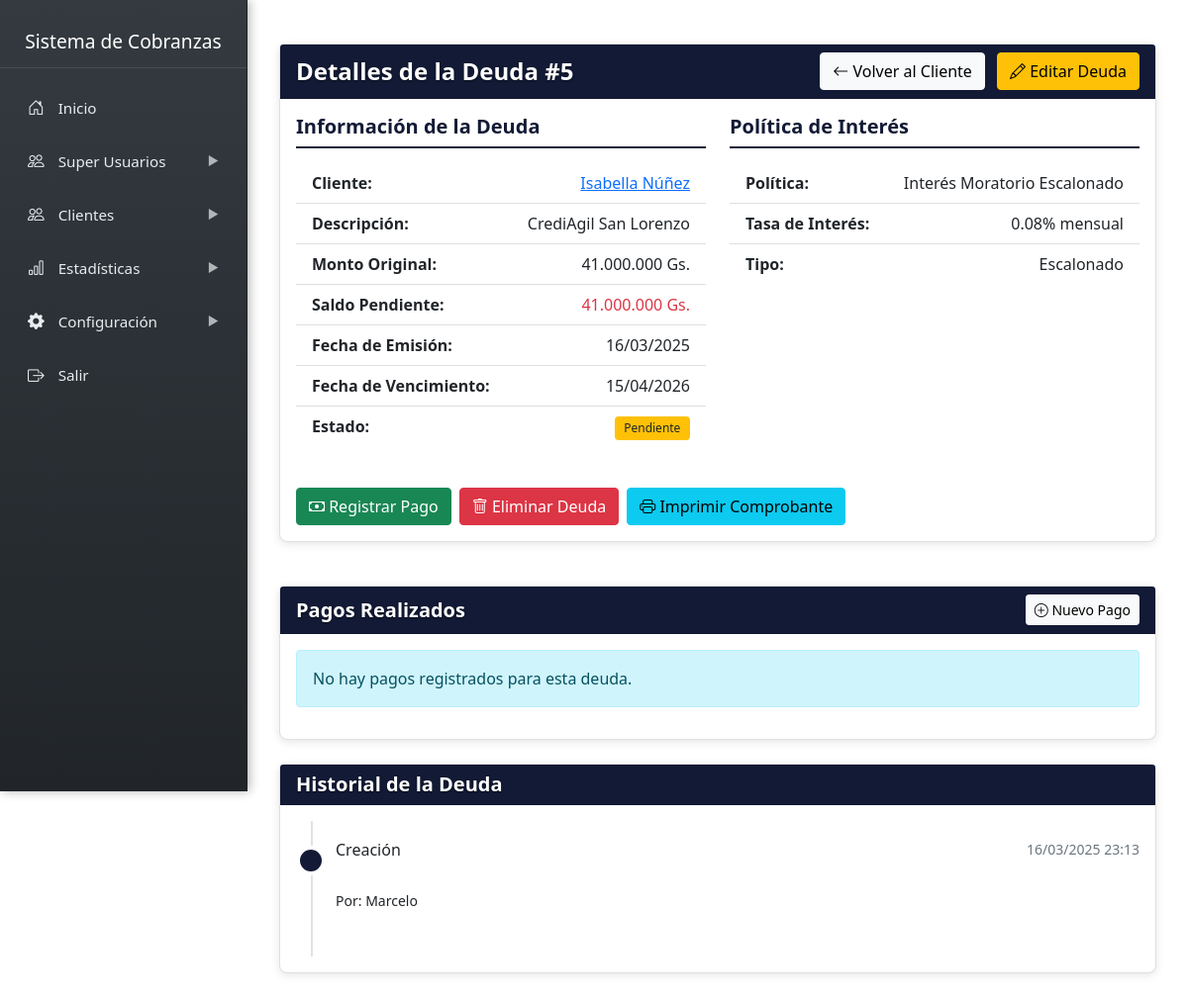
The page /gestor/sidebar/clientes/deudas/ver_deuda.php?id=5 on the database its author committed.
### tables this page shows
CREATE TABLE `deudas` (
  `id` int NOT NULL,
  `cliente_id` int NOT NULL,
  `politica_interes_id` int NOT NULL,
  `notas` text,
  `monto` decimal(12,2) NOT NULL,
  `cuotas` int NOT NULL DEFAULT '1',
  `fecha_emision` date NOT NULL,
  `saldo_pendiente` decimal(12,2) NOT NULL,
  `descripcion` text,
  `fecha_vencimiento` date NOT NULL,
  `estado` enum('pendiente','pagado','vencido','cancelado') DEFAULT 'pendiente',
  `created_at` timestamp NULL DEFAULT CURRENT_TIMESTAMP,
  `monto_cuota` decimal(12,2) GENERATED ALWAYS AS ((`monto` / `cuotas`)) STORED
);

CREATE TABLE `clientes` (
  `id` int NOT NULL,
  `nombre` varchar(200) NOT NULL,
  `identificacion` varchar(20) DEFAULT NULL,
  `direccion` text,
  `ubicacion_link` text,
  `telefono` varchar(20) DEFAULT NULL,
  `email` varchar(100) DEFAULT NULL,
  `created_at` timestamp NULL DEFAULT CURRENT_TIMESTAMP,
  `imagen` varchar(255) NOT NULL DEFAULT 'default.png',
  `password` varchar(255) DEFAULT NULL
);

CREATE TABLE `politicas_interes` (
  `id` int NOT NULL,
  `nombre` varchar(100) NOT NULL,
  `tipo` enum('simple','compuesto','escalonado') NOT NULL,
  `periodo` enum('diario','mensual','anual') NOT NULL DEFAULT 'mensual',
  `tasa` decimal(5,2) NOT NULL,
  `tasa_escalonada_json` JSON DEFAULT NULL,
  `penalizacion_fija` decimal(12,2) DEFAULT NULL,
  `dias_penalizacion` int DEFAULT NULL,
  `fecha_inicio` date NOT NULL,
  `fecha_fin` date DEFAULT NULL,
  `activa` tinyint(1) DEFAULT '1',
  `created_at` timestamp NULL DEFAULT CURRENT_TIMESTAMP
);

CREATE TABLE `historial_deudas` (
  `id` int NOT NULL,
  `deuda_id` int NOT NULL,
  `usuario_id` int NOT NULL,
  `accion` varchar(50) NOT NULL,
  `detalle` text,
  `created_at` timestamp NULL DEFAULT CURRENT_TIMESTAMP
);

CREATE TABLE `usuarios` (
  `id` int NOT NULL,
  `rol_id` int NOT NULL,
  `nombre` varchar(100) NOT NULL,
  `email` varchar(100) NOT NULL,
  `password` varchar(255) NOT NULL,
  `activo` tinyint(1) DEFAULT '1',
  `created_at` timestamp NULL DEFAULT CURRENT_TIMESTAMP,
  `imagen` varchar(255) NOT NULL DEFAULT 'default.png',
  `last_activity` datetime DEFAULT CURRENT_TIMESTAMP
);

### gestor/sidebar/clientes/deudas/ver_deuda.php (the view, shortened to what this page needs)
<?php include '../../../../admin/include/sidebar.php'; ?>
<?php
require_once '../../cnx.php';
$deuda_id = $_GET['id'];
$query = "SELECT d.*, c.nombre as cliente_nombre, c.id as cliente_id,
          p.nombre as politica_nombre, p.tasa, p.tipo as politica_tipo
          FROM deudas d
          JOIN clientes c ON d.cliente_id = c.id
          JOIN politicas_interes p ON d.politica_interes_id = p.id
          WHERE d.id = ?";
$stmt = $conn->prepare($query);
$stmt->bind_param("i", $deuda_id);
$stmt->execute();
$result = $stmt->get_result();
$deuda = $result->fetch_assoc();
$query_pagos = "SELECT * FROM pagos WHERE deuda_id = ? ORDER BY fecha_pago DESC";
$stmt_pagos = $conn->prepare($query_pagos);
$stmt_pagos->bind_param("i", $deuda_id);
$stmt_pagos->execute();
$result_pagos = $stmt_pagos->get_result();
$query_historial = "SELECT h.*, u.nombre as usuario_nombre
                   FROM historial_deudas h
                   LEFT JOIN usuarios u ON h.usuario_id = u.id
                   WHERE h.deuda_id = ?
                   ORDER BY h.created_at DESC";
$stmt_historial = $conn->prepare($query_historial);
$stmt_historial->bind_param("i", $deuda_id);
$stmt_historial->execute();
$result_historial = $stmt_historial->get_result();
function formatMoney($amount) {
    return number_format($amount, 0, ',', '.') . ' Gs.';
}
?>
<div class="content-wrapper">
    <div class="container mt-4">
        <div class="row">
            <div class="col-md-12 mb-4">
                <div class="card">
                    <div class="card-header bg-custom text-white d-flex justify-content-between align-items-center">
                        <h4 class="mb-0">Detalles de la Deuda #<?php echo $deuda_id; ?></h4>
                        <div>
                            <a href="../cliente_datos.php?id=<?php echo $deuda['cliente_id']; ?>" class="btn btn-light me-2">
                                <i class="bi bi-arrow-left"></i> Volver al Cliente
                            </a>
                            <a href="editar_deuda.php?id=<?php echo $deuda_id; ?>" class="btn btn-warning">
                                <i class="bi bi-pencil"></i> Editar Deuda
                            </a>
                        </div>
                    </div>
                    <div class="card-body">
                        <div class="row">
                            <div class="col-md-6">
                                <h5 class="info-section-title">Información de la Deuda</h5>
                                <ul class="list-group mb-4">
                                    <li class="list-group-item d-flex justify-content-between">
                                        <strong>Cliente:</strong>
                                        <a href="../cliente_datos.php?id=<?php echo $deuda['cliente_id']; ?>">
                                            <?php echo htmlspecialchars($deuda['cliente_nombre']); ?>
                                        </a>
                                    </li>
                                    <li class="list-group-item d-flex justify-content-between">
                                        <strong>Descripción:</strong>
                                        <span><?php echo htmlspecialchars($deuda['descripcion']); ?></span>
                                    </li>
                                    <li class="list-group-item d-flex justify-content-between">
                                        <strong>Monto Original:</strong>
                                        <span><?php echo formatMoney($deuda['monto']); ?></span>
                                    </li>
                                    <li class="list-group-item d-flex justify-content-between">
                                        <strong>Saldo Pendiente:</strong>
                                        <span class="<?php echo ($deuda['estado'] == 'pagado') ? 'text-success' : 'text-danger'; ?>">
                                            <?php echo formatMoney($deuda['saldo_pendiente']); ?>
                                        </span>
                                    </li>
                                    <li class="list-group-item d-flex justify-content-between">
                                        <strong>Fecha de Emisión:</strong>
                                        <span><?php echo date('d/m/Y', strtotime($deuda['fecha_emision'])); ?></span>
                                    </li>
                                    <li class="list-group-item d-flex justify-content-between">
                                        <strong>Fecha de Vencimiento:</strong>
                                        <span><?php echo date('d/m/Y', strtotime($deuda['fecha_vencimiento'])); ?></span>
                                    </li>
                                    <li class="list-group-item d-flex justify-content-between">
                                        <strong>Estado:</strong>
                                        <span>
                                            <?php if($deuda['estado'] == 'pendiente'): ?>
                                                <span class="badge bg-warning text-dark">Pendiente</span>
                                            <?php elseif($deuda['estado'] == 'pagado'): ?>
                                                <span class="badge bg-success">Pagado</span>
                                            <?php elseif($deuda['estado'] == 'vencido'): ?>
                                                <span class="badge bg-danger">Vencido</span>
                                            <?php endif; ?>
                                        </span>
                                    </li>
                                </ul>
                            </div>
                            <div class="col-md-6">
                                <h5 class="info-section-title">Política de Interés</h5>
                                <ul class="list-group mb-4">
                                    <li class="list-group-item d-flex justify-content-between">
                                        <strong>Política:</strong>
                                        <span><?php echo htmlspecialchars($deuda['politica_nombre']); ?></span>
                                    </li>
                                    <li class="list-group-item d-flex justify-content-between">
                                        <strong>Tasa de Interés:</strong>
                                        <span><?php echo $deuda['tasa']; ?>% mensual</span>
                                    </li>
                                    <li class="list-group-item d-flex justify-content-between">
                                        <strong>Tipo:</strong>
                                        <span><?php echo ucfirst(htmlspecialchars($deuda['politica_tipo'])); ?></span>
                                    </li>
                                </ul>
                            </div>
                        </div>
                        <div class="row mt-3">
                            <div class="col-md-12">
                                <div class="d-flex gap-2">
                                    <?php if($deuda['estado'] != 'pagado'): ?>
                                    <a href="registrar_pago.php?deuda_id=<?php echo $deuda_id; ?>" class="btn btn-success">
                                        <i class="bi bi-cash"></i> Registrar Pago
                                    </a>
                                    <?php endif; ?>
                                    <a href="eliminar_deuda.php?id=<?php echo $deuda_id; ?>" class="btn btn-danger" onclick="return confirm('¿Estás seguro de que deseas eliminar esta deuda? Esta acción no se puede deshacer.')">
                                        <i class="bi bi-trash"></i> Eliminar Deuda
                                    </a>
                                    <button type="button" class="btn btn-info" onclick="imprimirComprobante()">
                                        <i class="bi bi-printer"></i> Imprimir Comprobante
                                    </button>
                                </div>
                            </div>
                        </div>
                    </div>
                </div>
            </div>
        </div>
        <div class="card mb-4">
            <div class="card-header bg-custom text-white d-flex justify-content-between align-items-center">
                <h5 class="mb-0">Pagos Realizados</h5>
                <?php if($deuda['estado'] != 'pagado'): ?>
                <a href="registrar_pago.php?deuda_id=<?php echo $deuda_id; ?>" class="btn btn-light btn-sm">
                    <i class="bi bi-plus-circle"></i> Nuevo Pago
                </a>
                <?php endif; ?>
            </div>
            <div class="card-body">
                <?php if($result_pagos->num_rows > 0): ?>
                    <div class="table-responsive">
                        <table class="table table-hover">
                            <thead>
                                <tr>
                                    <th>ID</th>
                                    <th>Fecha</th>
                                    <th>Monto</th>
                                    <th>Método</th>
                                    <th>Comprobante</th>
                                    <th>Acciones</th>
                                </tr>
                            </thead>
                            <tbody>
                                <?php while($pago = $result_pagos->fetch_assoc()): ?>
                                <tr>
                                    <td><?php echo $pago['id']; ?></td>
                                    <td><?php echo date('d/m/Y', strtotime($pago['fecha_pago'])); ?></td>
                                    <td><?php echo formatMoney($pago['monto_pagado']); ?></td>
                                    <td><?php echo htmlspecialchars($pago['metodo_pago']); ?></td>
                                    <td>
                                        <?php if(!empty($pago['comprobante'])): ?>
                                            <a href="#" class="btn btn-sm btn-outline-info" onclick="verComprobante('<?php echo htmlspecialchars($pago['comprobante']); ?>')">
                                                Ver Comprobante
                                            </a>
                                        <?php else: ?>
                                            <span class="text-muted">Sin comprobante</span>
                                        <?php endif; ?>
                                    </td>
                                    <td>
                                        <div class="btn-group" role="group">
                                            <button class="btn btn-sm btn-danger" onclick="eliminarPago(<?php echo $pago['id']; ?>)">
                                                <i class="bi bi-trash"></i>
                                            </button>
                                        </div>
                                    </td>
                                </tr>
                                <?php endwhile; ?>
                            </tbody>
                        </table>
                    </div>
                <?php else: ?>
                    <div class="alert alert-info">
                        No hay pagos registrados para esta deuda.
                    </div>
                <?php endif; ?>
            </div>
        </div>
        <div class="card mb-4">
            <div class="card-header bg-custom text-white">
                <h5 class="mb-0">Historial de la Deuda</h5>
            </div>
            <div class="card-body">
                <?php if($result_historial->num_rows > 0): ?>
                    <div class="timeline">
                        <?php while($historial = $result_historial->fetch_assoc()): ?>
                            <div class="timeline-item">
                                <div class="timeline-marker"></div>
                                <div class="timeline-content">
                                    <h6 class="timeline-title">
                                        <?php echo ucfirst($historial['accion']); ?>
                                        <small class="text-muted"><?php echo date('d/m/Y H:i', strtotime($historial['created_at'])); ?></small>
                                    </h6>
                                    <p class="timeline-text">
                                        <?php if(!empty($historial['usuario_nombre'])): ?>
                                            <br><small>Por: <?php echo htmlspecialchars($historial['usuario_nombre']); ?></small>
                                        <?php endif; ?>
                                    </p>
                                </div>
                            </div>
                        <?php endwhile; ?>
                    </div>
                <?php else: ?>
                    <div class="alert alert-info">
                        No hay registros en el historial de esta deuda.
                    </div>
                <?php endif; ?>
            </div>
        </div>
    </div>
</div>

### rows shown on the page
deudas: cliente.nombre "Isabella Núñez", descripcion "CrediAgil San Lorenzo", monto "41.000.000 Gs.", saldo_pendiente "41.000.000 Gs.", fecha_emision "16/03/2025", fecha_vencimiento "15/04/2026", politica_interes.nombre "Interés Moratorio Escalonado", politica_interes.tasa "0.08", politica_interes.tipo "Escalonado"
historial_deudas: accion "Creación", created_at "16/03/2025 23:13", usuario.nombre "Marcelo"

### other values the page prints
$deuda_id "5"
